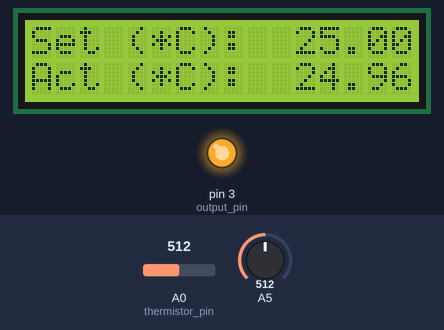
Bench run of a sketch on a simulated Arduino Uno, built with avr-gcc and run on an emulated ATmega328P. Shown: 16×2 character LCD, output pins drawn as LEDs (lit = HIGH). Inputs (shaded band) come from the test bench; at power-on: A0 (thermistor_pin) = 512, A5 = 512. What the sketch prints to the serial monitor is not drawn.

Above: at 3.2 s.
3.3 s: A0 (thermistor_pin) set to 500
At 5.2 s:
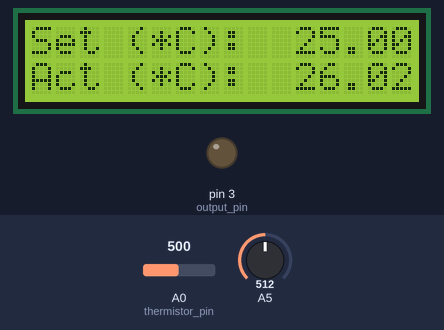
5.5 s: A0 (thermistor_pin) set to 240
At 5.9 s:
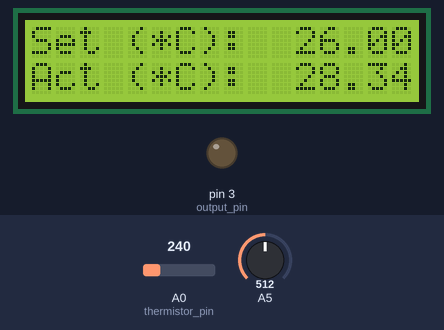
7.6 s: A0 (thermistor_pin) set to 260
At 9.7 s:
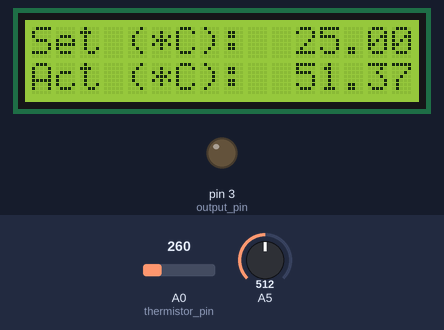
Timing chart, 0 to 11.2 s (numbered marks = the images above; inputs shaded):
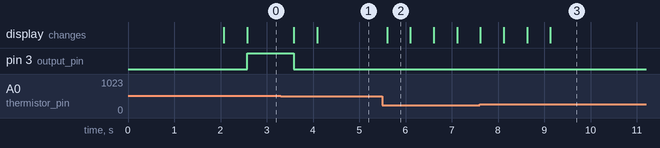

The sketch:

VasoTracker_Temperature_Controller_Code.ino
```cpp
/* VasoTracker Temperature Controller Code */

/*
  This code was written by Calum Wilson with help from around the internet.

  Some relevant help came from here:


  Find the original here: https://github.com/RobotShop/Wheatstone-Bridge-Amplifier-Shield/archive/master.zip

  The original code was, and indeed this adaptation is, meant to be used with the RB-Onl-38 and RB-Ite-161 from RobotShop.
  These products are available here:
          http://www.robotshop.com/en/strain-gauge-load-cell-amplifier-shield-2ch.html
          http://www.robotshop.com/en/16x2-lcd-shield-kit-arduino.html
          http://www.robotshop.com/en/arduino-r3-stackable-headers.html


  The code has been modified to perform the following functions:

  * - Read and display pressure values from 2 pressure transducers.
  * - Pass pressure values to some Python code via the serial port.


*/

// < Initialisation >

//#include "strain_gauge_shield_and_lcd_support_functions.h" // Include support function header ---> This file should be in the working folder!
#include <LiquidCrystal.h> // Include the LCD library

LiquidCrystal lcd(8, 9, 4, 5, 6, 7); // Initialize the library with the numbers of the interface pins
#define btnRIGHT 0
#define btnUP 1
#define btnDOWN 2
#define btnLEFT 3
#define btnSELECT 4
#define btnNONE 5
#define btnUNKNOWN 6

//Define Variables and settings we'll be using
#define thermistor_pin A0 // which analog thermistor input pin
#define nominal_temp 25 // nominal resistance temperature (almost always 25 C)
#define nominal_resistance 10000 // nominal  resistance at nominal resistance temperature
#define beta_coeff 3950 // beta coefficient of the thermistor
#define series_resistor 10000 // the value of the 'other' resistor
#define output_pin  3
#define initial_set_point 25.0 // initial set point
#define num 10 // number of samples to take average over
uint16_t samples[num]; // array for samples
double setpoint, test, cal_temp_low;
int min_temp = 25;
int max_temp = 40;

// < Function for reading >
int readkeypad(){
  int adc_key_in = analogRead(0); //
  int ret = btnUNKNOWN;

  if (adc_key_in < 50) ret = btnRIGHT;
  if ( (adc_key_in > 50) && (adc_key_in < 250) ) ret = btnUP;
  if ( (adc_key_in > 250) && (adc_key_in < 450) ) ret = btnDOWN;
  if ( (adc_key_in > 450) && (adc_key_in < 650) ) ret = btnLEFT;
  if ( (adc_key_in > 650) && (adc_key_in < 850) ) ret = btnSELECT;
  if (adc_key_in > 850) ret = btnNONE;
  return ret;
 }


// < Setup function >
void setup()
{
  // Initialize LCD screen
  lcd.begin(16, 2);

  // Intro screen
  //print_to_LCD("Myograph Temp","Controller");
  lcd.setCursor(0, 0); lcd.print("Myograph Temp");
  lcd.setCursor(0, 1); lcd.print("Controller");
  delay(2000);

  // Main screen
  //print_to_LCD("Set (*C):", "Act (*C):");
  lcd.setCursor(0, 0); lcd.print("Set (*C):  ");
  lcd.setCursor(0, 1); lcd.print("Act (*C):  ");

  Serial.begin(9600);

  // Setpoint
  setpoint = initial_set_point;

  //Set the output pin
  pinMode(output_pin, OUTPUT);
}


// < Main program loop >
void loop(void) {

  // Take a few samples and average them
  float ADC_average;
  uint8_t i;
  for (i=0; i< num; i++) {
   samples[i] = analogRead(thermistor_pin);
   ADC_average += samples[i];
   delay(50);
  }
  ADC_average /= num;

  // Convert the voltage drop over the thermistor to resistance
  // Using the Steinhart equation
  // However, remember that the analogPorts don't give a voltage, but an ADC value...
  float resistance;
  float temperature;

  resistance = series_resistor / ((1023 / ADC_average) - 1);
  temperature = 1/( log(resistance / nominal_resistance)/beta_coeff + (1.0 / (nominal_temp + 273.15)) ) - 273.15 ;


  int value = setpoint;
  int lastValue = -1;
  int buttons = btnNONE;


  // Check if any of the LCD shield buttons have been pressed
  int lcd_button_adc = analogRead(A5);

  int buttons2 = readkeypad();
  switch(buttons2)
  {
    case btnUP:
      setpoint += 1;
      if(setpoint > max_temp)
        setpoint = max_temp;
      break;

    case btnRIGHT:
      setpoint += 0.5;
      if(setpoint > max_temp)
        setpoint = max_temp;
      break;

    case btnDOWN:
      setpoint -= 1;
      if(setpoint < min_temp)
        setpoint = min_temp;
      break;

    case btnLEFT:
      setpoint -= 0.5;
      if(setpoint < min_temp)
        setpoint = min_temp;
      break;
  }

  // Display temperature values
  lcd.setCursor(11, 0); lcd.print(setpoint);
  lcd.setCursor(11, 1); lcd.print(temperature);

  // Turn on/off the output pin(s)
  if (setpoint > temperature){
    digitalWrite(output_pin, HIGH);
    //Serial.print("\tHeater ON");
  } else {
    digitalWrite(output_pin, LOW);
    //Serial.print("\tHeater OFF");
  }

  // Print the temperature to the serial monitor
  Serial.println(temperature);

}
```

Measured:
- the behaviour switches between 512 and 511 on A0 (thermistor_pin) (found by bisection; images 0 and 1)
- after the input at 3.3 s, pin 3 (output_pin): HIGH → LOW after 0.28 s; the display: first changes after 0.28 s (image 1 shows a later state)
- after the input at 5.5 s, the display: changes after 0.10 s (image 2)
- what the display in image 2 shows lasts 0.5 s, from 5.6 s to 6.1 s
